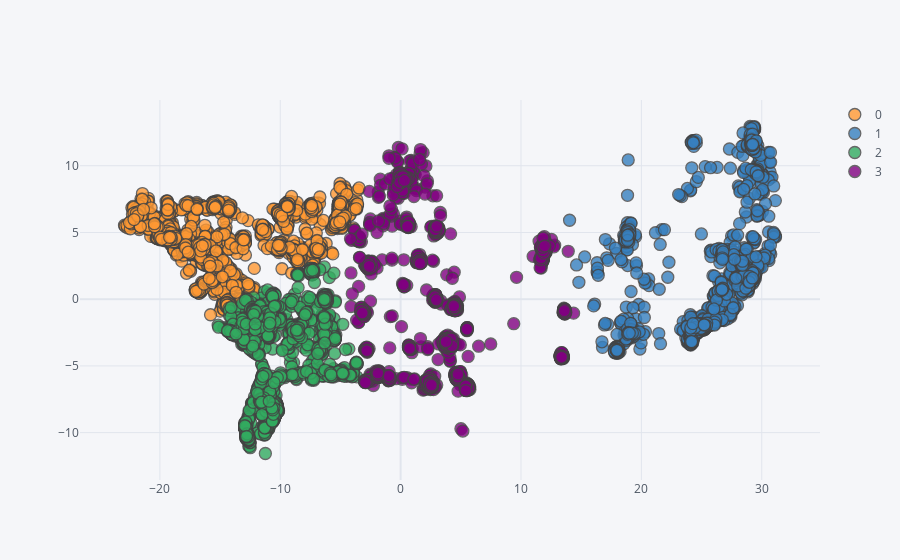

Notebook code for this chart:
### Code cell
Xp.reset_index().iplot(kind = "scatter", mode="markers",categories="gauss_cl",  x="d1", y="d2")

### Figure 1 — Plotly figure (JSON) as saved in the notebook; plotly's stock layout.template omitted (floating-point values rounded to 4 significant figures; data arrays with more than 128 entries replaced by an {"elided": "..."} marker saying what was removed)
{"data": [{"marker": {"color": "rgba(255, 153, 51, 1.0)", "line": {"width": 1.3}, "opacity": 0.8, "size": 12, "symbol": "circle"}, "mode": "markers", "name": "0", "textfont": {"color": "#4D5663"}, "type": "scatter", "x": {"elided": "5759 float values"}, "y": {"elided": "5759 float values"}}, {"marker": {"color": "rgba(55, 128, 191, 1.0)", "line": {"width": 1.3}, "opacity": 0.8, "size": 12, "symbol": "circle"}, "mode": "markers", "name": "1", "textfont": {"color": "#4D5663"}, "type": "scatter", "x": {"elided": "4668 float values"}, "y": {"elided": "4668 float values"}}, {"marker": {"color": "rgba(50, 171, 96, 1.0)", "line": {"width": 1.3}, "opacity": 0.8, "size": 12, "symbol": "circle"}, "mode": "markers", "name": "2", "textfont": {"color": "#4D5663"}, "type": "scatter", "x": {"elided": "5201 float values"}, "y": {"elided": "5201 float values"}}, {"marker": {"color": "rgba(128, 0, 128, 1.0)", "line": {"width": 1.3}, "opacity": 0.8, "size": 12, "symbol": "circle"}, "mode": "markers", "name": "3", "textfont": {"color": "#4D5663"}, "type": "scatter", "x": {"elided": "4653 float values"}, "y": {"elided": "4653 float values"}}], "layout": {"legend": {"bgcolor": "#F5F6F9", "font": {"color": "#4D5663"}}, "paper_bgcolor": "#F5F6F9", "plot_bgcolor": "#F5F6F9", "title": {"font": {"color": "#4D5663"}}, "xaxis": {"gridcolor": "#E1E5ED", "showgrid": true, "tickfont": {"color": "#4D5663"}, "title": {"font": {"color": "#4D5663"}, "text": ""}, "zerolinecolor": "#E1E5ED"}, "yaxis": {"gridcolor": "#E1E5ED", "showgrid": true, "tickfont": {"color": "#4D5663"}, "title": {"font": {"color": "#4D5663"}, "text": ""}, "zerolinecolor": "#E1E5ED"}}}
